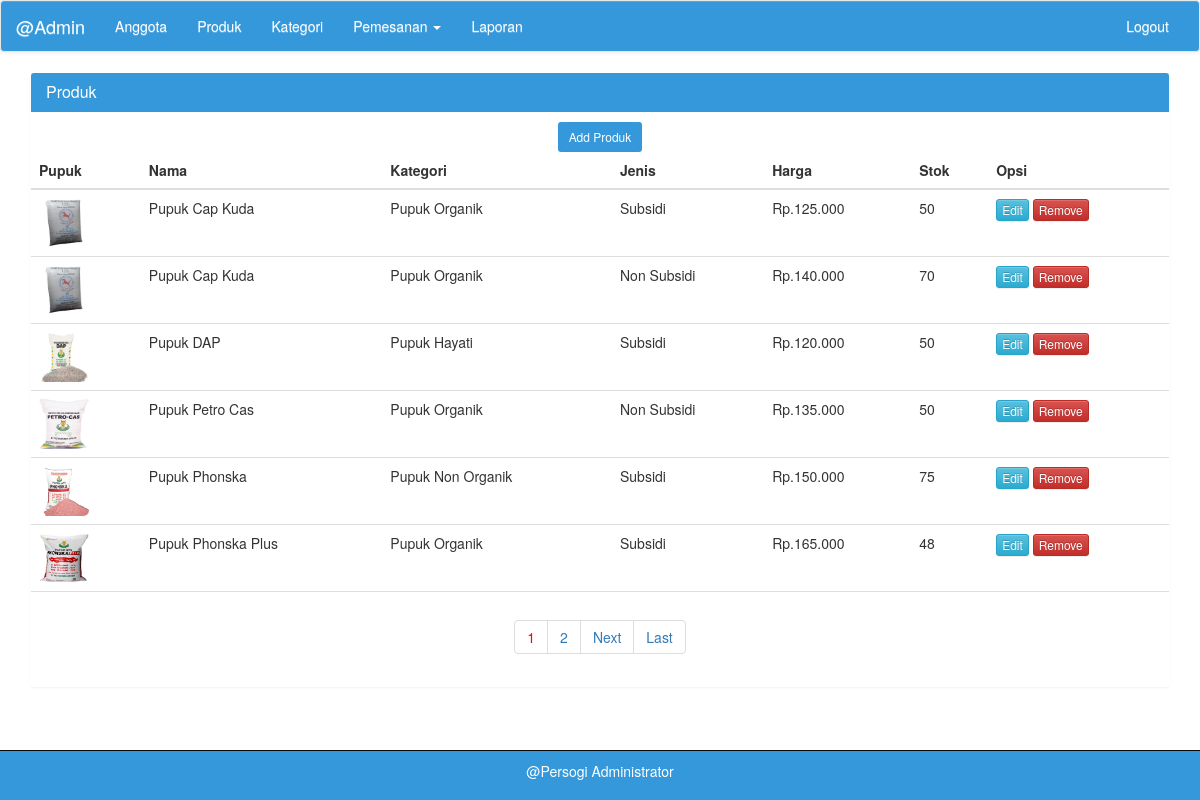
Screenshot of /admin/a_produk.php with the database file from the repository.
### tables this page shows
CREATE TABLE `produk` (
  `id_produk` int(11) NOT NULL,
  `id_kategori` int(11) NOT NULL,
  `jenis` enum('Subsidi','Non Subsidi') NOT NULL,
  `nama_produk` varchar(30) NOT NULL,
  `desk_produk` varchar(100) NOT NULL,
  `harga` int(15) NOT NULL,
  `stok` int(20) NOT NULL,
  `gambar` varchar(50) NOT NULL,
  `tgl_update` datetime NOT NULL
);

CREATE TABLE `kategori` (
  `id_kategori` int(11) NOT NULL,
  `nama_kategori` varchar(30) NOT NULL,
  `desk_kategori` varchar(100) NOT NULL
);

### class/Admin.php (the view, shortened to what this page needs)
<?php
	class Admin {
		private $db;
	    function __construct($db_conn)
	    {
	        $this->db = $db_conn;
	    }
                    ?>
                <?php
        public function listProduk($query) {
        	$jumlah_desimal = "0";
	        $pemisah_desimal = ",";
	        $pemisah_ribuan = ".";
            $stmt = $this->db->prepare($query);
            $stmt->execute();
            if($stmt->rowCount()>0)
            {
                while($row=$stmt->fetch(PDO::FETCH_ASSOC))
                {
                    ?>
                    <tr>
                    	<td>
                    		<img src="../assets/gambar_produk/<?php print($row['gambar']); ?>" class="produk">
                    	</td>
                        <td><?php print($row['nama_produk']); ?></td>
                        <td><?php print($row['nama_kategori']); ?></td>
                        <td><?php print($row['jenis']); ?></td>
                        <td><?php print('Rp.'.number_format($row['harga'],$jumlah_desimal, $pemisah_desimal, $pemisah_ribuan)) ?></td>
                        <td><?php print($row['stok']); ?></td>
                        <td>
                        <button type="button" class="btn btn-info btn-xs edit_button"
                            data-toggle="modal" data-target="#myModalEdit"
                            data-nama="<?php print($row['nama_produk']);?>"
                            data-katid="<?php print($row['id_kategori']);?>"
                            data-kat="<?php print($row['nama_kategori']);?>"
                            data-jenis="<?php print($row['jenis']);?>"
                            data-stok="<?php print($row['stok']);?>"
                            data-harga="<?php print($row['harga']);?>"
                            data-desk="<?php print($row['desk_produk']);?>"
                            data-id="<?php print($row['id_produk']); ?>">
                            Edit
                        </button>
                        <a href="#" data-href="a_produk_del.php?id=<?php print($row['id_produk']); ?>" data-toggle="modal" data-nama="<?php print($row['nama_produk']);?>" data-target="#confirm-delete" class="btn btn-danger btn-xs">Remove</a>
                        </td>
                    </tr>
                    <?php
                }
            }
            else
            {
                ?>
                <tr>
                <td>Tidak ditemukan....</td>
                </tr>
                <?php
            }
        }
                    ?>
                <?php
	    public function paginglink($query,$records_per_page)
	    {
	        $self = $_SERVER['PHP_SELF'];
	        $stmt = $this->db->prepare($query);
	        $stmt->execute();
	        $total_no_of_records = $stmt->rowCount();
	        if($total_no_of_records > 0)
	        {
	            ?><ul class="pagination"><?php
	            $total_no_of_pages=ceil($total_no_of_records/$records_per_page);
	            $current_page=1;
	            for($i=1;$i<=$total_no_of_pages;$i++)
	            {
	                if($i==$current_page)
	                {
	                    echo "<li><a href='".$self."?page_no=".$i."' style='color:red;'>".$i."</a></li>";
	                }
	                else
	                {
	                    echo "<li><a href='".$self."?page_no=".$i."'>".$i."</a></li>";
	                }
	            }
	            if($current_page!=$total_no_of_pages)
	            {
	                $next=$current_page+1;
	                echo "<li><a href='".$self."?page_no=".$next."'>Next</a></li>";
	                echo "<li><a href='".$self."?page_no=".$total_no_of_pages."'>Last</a></li>";
	            }
	            ?></ul><?php
	        }
	    }
	}
?>

### assets/css/style.css (style rules this page uses)
.produk { width:50px; height:50px; }

### rows the page displays
produk: gambar (picture), nama_produk "Pupuk Cap Kuda", id_kategori.nama_kategori "Pupuk Organik", jenis "Subsidi", harga "125.000", stok "50"
produk: gambar (picture), nama_produk "Pupuk Cap Kuda", id_kategori.nama_kategori "Pupuk Organik", jenis "Non Subsidi", harga "140.000", stok "70"
produk: gambar (picture), nama_produk "Pupuk DAP", id_kategori.nama_kategori "Pupuk Hayati", jenis "Subsidi", harga "120.000", stok "50"
produk: gambar (picture), nama_produk "Pupuk Petro Cas", id_kategori.nama_kategori "Pupuk Organik", jenis "Non Subsidi", harga "135.000", stok "50"
produk: gambar (picture), nama_produk "Pupuk Phonska", id_kategori.nama_kategori "Pupuk Non Organik", jenis "Subsidi", harga "150.000", stok "75"
produk: gambar (picture), nama_produk "Pupuk Phonska Plus", id_kategori.nama_kategori "Pupuk Organik", jenis "Subsidi", harga "165.000", stok "48"
